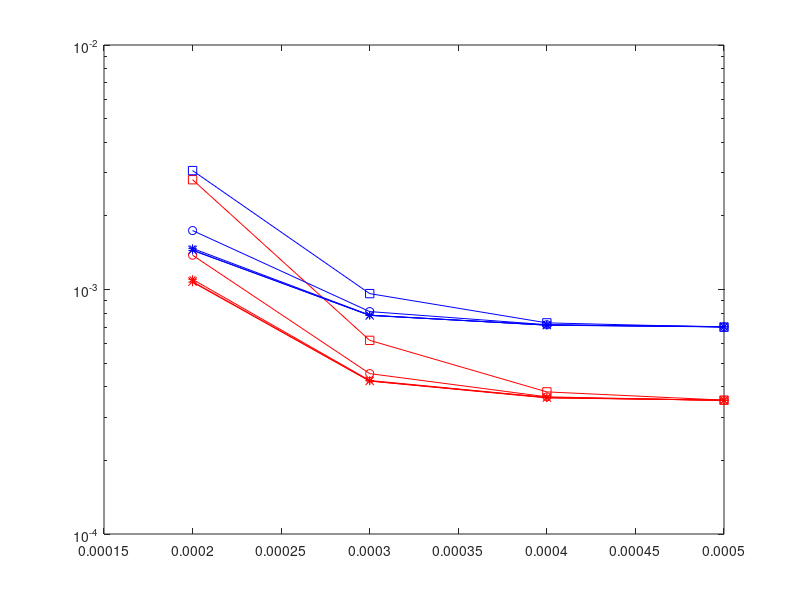
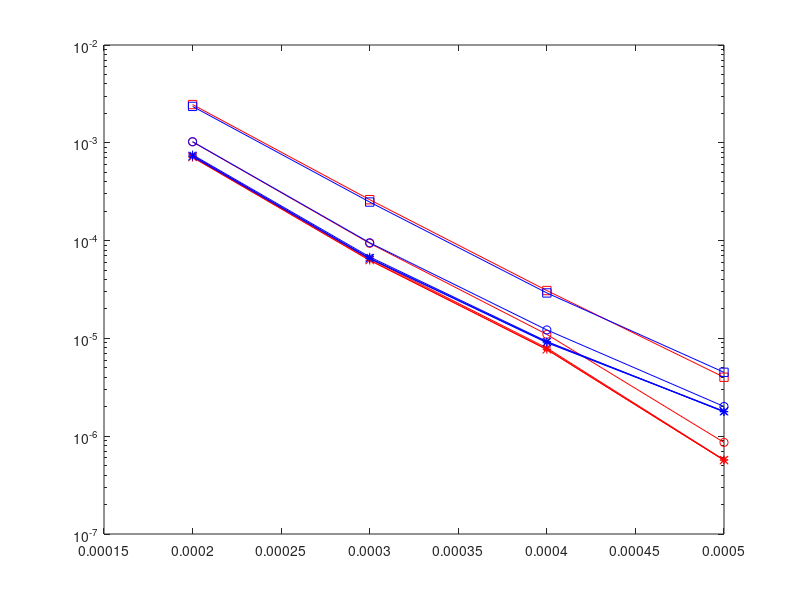
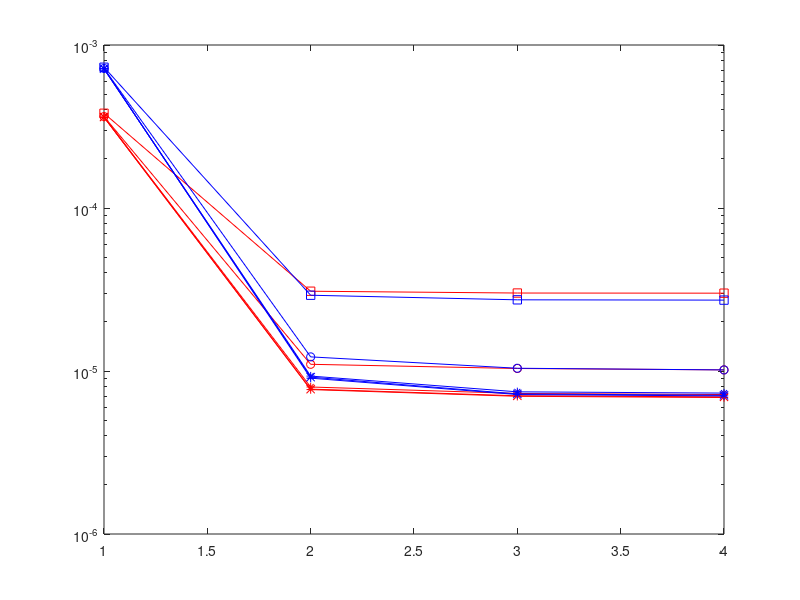

Here is the MATLAB script that generated these plots, in order:

discovery = [1 5 20 200 1000]*10^(-3);
preparation = [10 20]*10^(-3);
densityBL = [0.01 0.1];
densityBS = [200 300 400 500]*10^(-6);
connectivity = [1 2 3 4];

load('finalresults.mat')
figure()
semilogy(densityBS, reshape(final_results(1,1,:,1,1),[],1),'-+r')
hold on;
semilogy(densityBS, reshape(final_results(2,1,:,1,1),[],1),'-xr')
semilogy(densityBS, reshape(final_results(3,1,:,1,1),[],1),'-*r')
semilogy(densityBS, reshape(final_results(4,1,:,1,1),[],1),'-or')
semilogy(densityBS, reshape(final_results(5,1,:,1,1),[],1),'-sr')


semilogy(densityBS, reshape(final_results(1,2,:,1,1),[],1),'-+b')
semilogy(densityBS, reshape(final_results(2,2,:,1,1),[],1),'-xb')
semilogy(densityBS, reshape(final_results(3,2,:,1,1),[],1),'-*b')
semilogy(densityBS, reshape(final_results(4,2,:,1,1),[],1),'-ob')
semilogy(densityBS, reshape(final_results(5,2,:,1,1),[],1),'-sb')


figure()
semilogy(densityBS, reshape(final_results(1,1,:,2,1),[],1),'-+r')
hold on;
semilogy(densityBS, reshape(final_results(2,1,:,2,1),[],1),'-xr')
semilogy(densityBS, reshape(final_results(3,1,:,2,1),[],1),'-*r')
semilogy(densityBS, reshape(final_results(4,1,:,2,1),[],1),'-or')
semilogy(densityBS, reshape(final_results(5,1,:,2,1),[],1),'-sr')


semilogy(densityBS, reshape(final_results(1,2,:,2,1),[],1),'-+b')
semilogy(densityBS, reshape(final_results(2,2,:,2,1),[],1),'-xb')
semilogy(densityBS, reshape(final_results(3,2,:,2,1),[],1),'-*b')
semilogy(densityBS, reshape(final_results(4,2,:,2,1),[],1),'-ob')
semilogy(densityBS, reshape(final_results(5,2,:,2,1),[],1),'-sb')



figure()
semilogy(connectivity, reshape(final_results(1,1,3,:,1),[],1),'-+r')
hold on;
semilogy(connectivity, reshape(final_results(2,1,3,:,1),[],1),'-xr')
semilogy(connectivity, reshape(final_results(3,1,3,:,1),[],1),'-*r')
semilogy(connectivity, reshape(final_results(4,1,3,:,1),[],1),'-or')
semilogy(connectivity, reshape(final_results(5,1,3,:,1),[],1),'-sr')

semilogy(connectivity, reshape(final_results(1,2,3,:,1),[],1),'-+b')
semilogy(connectivity, reshape(final_results(2,2,3,:,1),[],1),'-xb')
semilogy(connectivity, reshape(final_results(3,2,3,:,1),[],1),'-*b')
semilogy(connectivity, reshape(final_results(4,2,3,:,1),[],1),'-ob')
semilogy(connectivity, reshape(final_results(5,2,3,:,1),[],1),'-sb')